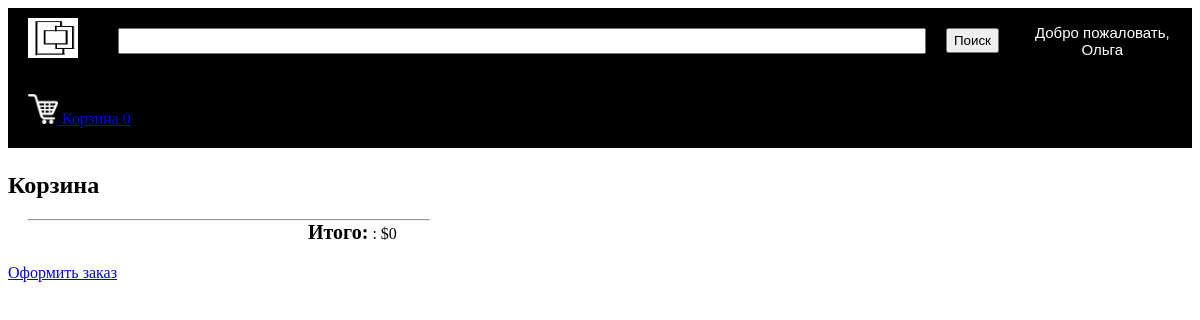
Page /basket (signed in) on the earlier database version.
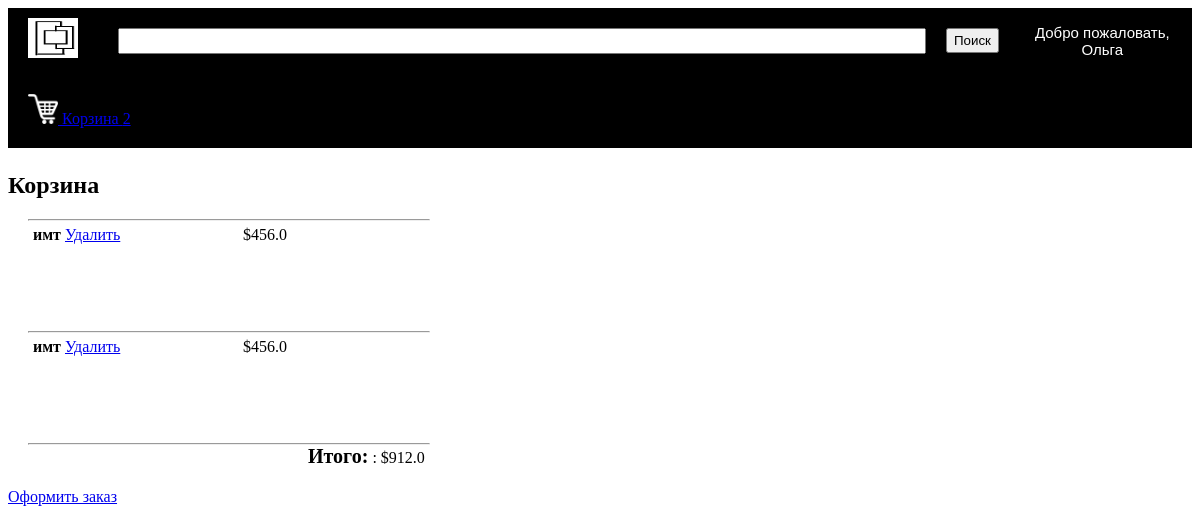
Same page on the later database version.
### tables this page shows
CREATE TABLE users 
		(userId INTEGER PRIMARY KEY, 
		password TEXT,
		email TEXT,
		firstName TEXT,
		lastName TEXT,
		country TEXT, 
		city TEXT,
		address TEXT,
		zipcode TEXT,
		phone TEXT
		);

CREATE TABLE products
		(productId INTEGER PRIMARY KEY,
		name TEXT,
		price REAL,
		description TEXT,
		stock INTEGER,
		categoryId INTEGER,
		FOREIGN KEY(categoryId) REFERENCES categories(categoryId)
		);

### main.py (the view)
@app.route("/basket")
def basket():
    if 'email' not in session:
        return redirect(url_for('loginForm'))
    loggedIn, firstName, noOfItems = getLoginDetails()
    email = session['email']
    with sqlite3.connect('database.db') as conn:
        cur = conn.cursor()
        cur.execute("SELECT userId FROM users WHERE email = '" + email + "'")
        userId = cur.fetchone()[0]
        cur.execute("SELECT products.productId, products.name, products.price FROM products, basket WHERE products.productId = basket.productId AND basket.userId = " + str(userId))
        products = cur.fetchall()
    totalPrice = 0
    for row in products:
        totalPrice += row[2]
    return render_template("basket.html", products = products, totalPrice=totalPrice, loggedIn=loggedIn, firstName=firstName, noOfItems=noOfItems)

### main.py (called while the page is built)
def getLoginDetails():
    with sqlite3.connect('database.db') as conn:
        cur = conn.cursor()
        if 'email' not in session:
            loggedIn = False
            firstName = ''
            noOfItems = 0
        else:
            loggedIn = True
            cur.execute("SELECT userId, firstName FROM users WHERE email = '" + session['email'] + "'")
            userId, firstName = cur.fetchone()
            cur.execute("SELECT count(productId) FROM basket WHERE userId = " + str(userId))
            noOfItems = cur.fetchone()[0]
    conn.close()
    return (loggedIn, firstName, noOfItems)

### templates/basket.html (shortened to what this page needs)
<!DOCTYPE HTML>
<html>
<head>
<link rel="stylesheet" href={{url_for('static', filename='css/cart.css')}} />
<link rel="stylesheet" href={{url_for('static', filename='css/topStyle.css') }} />
</head>
<body>
<div id="title">
	<a href="/">
	<img id="logo" src= {{ url_for('static', filename='images/logo.png') }} />
	</a>
	<form>
		<input id="searchBox" type="text" name="searchQuery">
		<input id="searchButton" type="submit" value="Поиск">
	</form>
	{% if not loggedIn %}
		<div id="signInButton">
			<a class="link" href="/loginForm">Войти</a>
		</div>
	{% else %}
	<div class="dropdown">
		<button class="dropbtn">Добро пожаловать, <br>{{firstName}}</button>
	</div>
	{% endif %}
	<div id="kart">
		<a class="link" href="/basket">
		<img src={{url_for('static', filename='images/shoppingCart.png')}} id="cartIcon" />
		Корзина {{noOfItems}}
		</a>
	</div>
</div>
<div id="basketItems">
	<h2>Корзина</h2>
	<div id="tableItems">
		{% for row in products %}
		<div>
			<hr id="seperator">
			<div id="itemName">
				<span id="itemNameTag">{{row[1]}}</span>
				<a href="/removeFromBasket?productId={{row[0]}}">Удалить</a>
			</div>
			<div id="itemPrice">
				${{row[2]}}
			</div>
		</div>
		{% endfor %}
		<hr id="seperator">
		<div id="total">
			<span id="subtotal">Итого:</span> : ${{totalPrice}}
		</div>
	</div>
</div>
<a href="/checkout">Оформить заказ</a>
</body>
</html>

### static/css/cart.css (style rules this page uses)
#tableItems { margin-left: 20px; margin-right: 20px; margin-top: 20px; margin-bottom: 20px; }
#itemName { margin-left: 5px; margin-right: 5px; margin-top: 5px; margin-bottom: 5px; height: 100px; width: 200px; float: left; }
#itemPrice { margin-left: 5px; margin-right: 5px; margin-top: 5px; margin-bottom: 5px; height: 100px; display: inline-block; }
#seperator { margin: 0px; max-width: 400px; }
#total { padding-left: 280px; }
#itemNameTag { font-weight: bold; }
#subtotal { font-weight: bold; font-size: 20px; }

### static/css/topStyle.css (style rules this page uses)
#logo { height: 40px; width: 50px; margin-left: 20px; margin-top: 10px; margin-bottom: 10px; margin-right: 20px; float: left; }
#title { background-color: black; display: inline-block; width: 100%; }
#searchBox { height: 20px; width: 800px; margin-left: 20px; margin-top: 20px; margin-bottom: 20px; margin-right: 20px; float: left; font-size: 1.5em; }
#searchButton { height: 25px; margin-top: 20px; margin-bottom: 20px; margin-right: 20px; float: left; }
.dropbtn { background-color: black; color: white; padding: 16px; font-size: 15px; border: none; cursor: pointer; }
.dropdown { position: relative; float: left; }
#kart { color: white; margin-top: 20px; margin-bottom: 20px; margin-left: 20px; margin-right: 20px; float: left; }
#cartIcon { height: 30px; width: 30px; }

Differences in the rows shown:
now on this page (row edited): products: name "имт", price "456.0"
Other differences:
{{ noOfItems }}: "0" → "2"
{{ totalPrice }}: "0" → "912.0"
